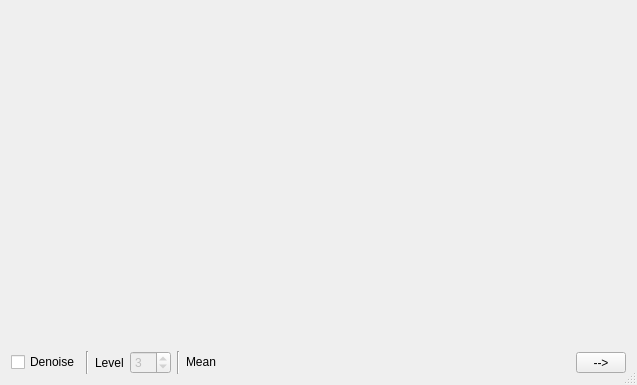
<?xml version="1.0" encoding="UTF-8"?>
<ui version="4.0">
 <class>Dialog</class>
 <widget class="QDialog" name="Dialog">
  <property name="geometry">
   <rect>
    <x>0</x>
    <y>0</y>
    <width>637</width>
    <height>385</height>
   </rect>
  </property>
  <property name="windowTitle">
   <string>Dialog</string>
  </property>
  <property name="sizeGripEnabled">
   <bool>true</bool>
  </property>
  <layout class="QVBoxLayout" name="verticalLayout">
   <item>
    <widget class="MplWidget2" name="mpl_hist" native="true">
     <property name="sizePolicy">
      <sizepolicy hsizetype="Expanding" vsizetype="MinimumExpanding">
       <horstretch>0</horstretch>
       <verstretch>0</verstretch>
      </sizepolicy>
     </property>
     <property name="minimumSize">
      <size>
       <width>0</width>
       <height>200</height>
      </size>
     </property>
    </widget>
   </item>
   <item>
    <layout class="QHBoxLayout" name="horizontalLayout">
     <item>
      <widget class="QCheckBox" name="denoiseCheckBox">
       <property name="focusPolicy">
        <enum>Qt::ClickFocus</enum>
       </property>
       <property name="layoutDirection">
        <enum>Qt::LeftToRight</enum>
       </property>
       <property name="text">
        <string>Denoise</string>
       </property>
      </widget>
     </item>
     <item>
      <widget class="Line" name="line_2">
       <property name="orientation">
        <enum>Qt::Vertical</enum>
       </property>
      </widget>
     </item>
     <item>
      <widget class="QLabel" name="label">
       <property name="text">
        <string>Level</string>
       </property>
      </widget>
     </item>
     <item>
      <widget class="QSpinBox" name="waveletLevelSpinBox">
       <property name="enabled">
        <bool>false</bool>
       </property>
       <property name="focusPolicy">
        <enum>Qt::ClickFocus</enum>
       </property>
       <property name="keyboardTracking">
        <bool>false</bool>
       </property>
       <property name="minimum">
        <number>1</number>
       </property>
       <property name="maximum">
        <number>20</number>
       </property>
       <property name="value">
        <number>3</number>
       </property>
      </widget>
     </item>
     <item>
      <widget class="Line" name="line">
       <property name="orientation">
        <enum>Qt::Vertical</enum>
       </property>
      </widget>
     </item>
     <item>
      <widget class="QLabel" name="ionicCurrentLabel">
       <property name="font">
        <font>
         <family>Helvetica</family>
        </font>
       </property>
       <property name="text">
        <string>Mean</string>
       </property>
       <property name="textFormat">
        <enum>Qt::RichText</enum>
       </property>
      </widget>
     </item>
     <item>
      <spacer name="horizontalSpacer">
       <property name="orientation">
        <enum>Qt::Horizontal</enum>
       </property>
       <property name="sizeHint" stdset="0">
        <size>
         <width>40</width>
         <height>20</height>
        </size>
       </property>
      </spacer>
     </item>
     <item>
      <widget class="QToolButton" name="nextBtn">
       <property name="minimumSize">
        <size>
         <width>50</width>
         <height>0</height>
        </size>
       </property>
       <property name="text">
        <string>--&gt;</string>
       </property>
      </widget>
     </item>
    </layout>
   </item>
  </layout>
 </widget>
 <customwidgets>
  <customwidget>
   <class>MplWidget2</class>
   <extends>QWidget</extends>
   <header>mosaicgui.mplwidget</header>
   <container>1</container>
  </customwidget>
 </customwidgets>
 <tabstops>
  <tabstop>nextBtn</tabstop>
  <tabstop>denoiseCheckBox</tabstop>
 </tabstops>
 <resources/>
 <connections>
  <connection>
   <sender>denoiseCheckBox</sender>
   <signal>clicked(bool)</signal>
   <receiver>waveletLevelSpinBox</receiver>
   <slot>setEnabled(bool)</slot>
   <hints>
    <hint type="sourcelabel">
     <x>79</x>
     <y>365</y>
    </hint>
    <hint type="destinationlabel">
     <x>147</x>
     <y>357</y>
    </hint>
   </hints>
  </connection>
 </connections>
</ui>
